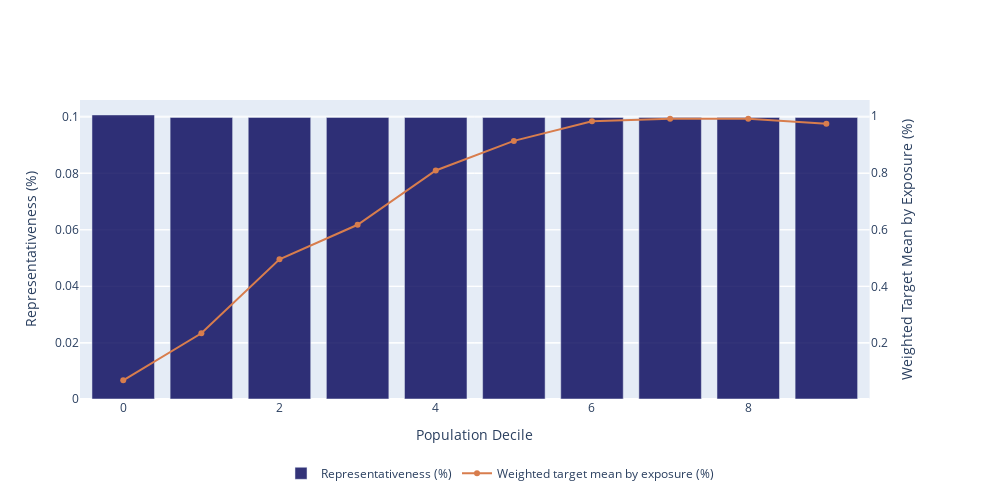

This figure's notebook cell:
### Code cell
plot_target_vs_score(y_true, y_pred, quantiles=10)

### Figure 1 — Plotly figure (JSON) as saved in the notebook; plotly's stock layout.template omitted (floating-point values rounded to 4 significant figures)
{"data": [{"marker": {"color": "rgba(0, 0, 87, .8)"}, "name": "Representativeness (%)", "type": "bar", "x": [0, 1, 2, 3, 4, 5, 6, 7, 8, 9], "xaxis": "x", "y": [0.1008, 0.09991, 0.09991, 0.09991, 0.09991, 0.09991, 0.09991, 0.09991, 0.09991, 0.09991], "yaxis": "y"}, {"marker": {"color": "rgb(216, 125, 77)"}, "name": "Weighted target mean by exposure (%)", "type": "scatter", "x": [0, 1, 2, 3, 4, 5, 6, 7, 8, 9], "xaxis": "x", "y": [0.06897, 0.2348, 0.4957, 0.6174, 0.8087, 0.913, 0.9826, 0.9913, 0.9913, 0.9739], "yaxis": "y2"}], "layout": {"height": 500, "legend": {"orientation": "h", "x": 0.5, "xanchor": "center", "y": -0.2}, "width": 1000, "xaxis": {"anchor": "y", "domain": [0, 0.94], "title": {"text": "Population Decile"}}, "yaxis": {"anchor": "x", "domain": [0, 1], "title": {"text": "Representativeness (%)"}}, "yaxis2": {"anchor": "x", "overlaying": "y", "side": "right", "title": {"text": "Weighted Target Mean by Exposure (%)"}}}}
